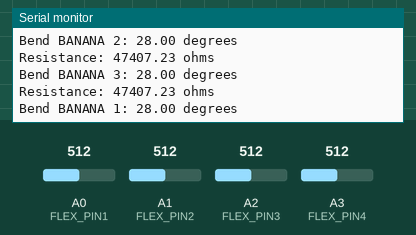
Simulated run of this sketch. Board: Arduino Uno, built with avr-gcc and run on an emulated ATmega328P. Shown: the last lines printed to the serial monitor. The test bench sets the inputs (shaded band); at power-on: A0 (FLEX_PIN1) = 512, A1 (FLEX_PIN2) = 512, A2 (FLEX_PIN3) = 512, A3 (FLEX_PIN4) = 512.

Above: at 5.9 s.
6.0 s: A0 (FLEX_PIN1) set to 716
12.2 s: A1 (FLEX_PIN2) set to 716
18.4 s: A2 (FLEX_PIN3) set to 716
At 21.8 s:
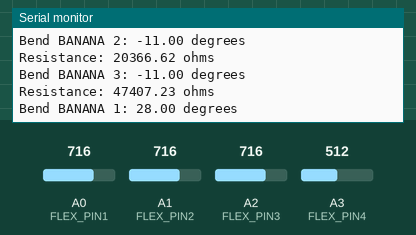
24.6 s: A3 (FLEX_PIN4) set to 716
At 27.5 s:
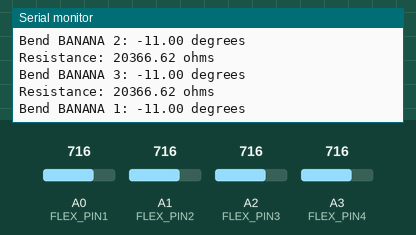
30.8 s: A0 (FLEX_PIN1) set to 992
37.0 s: A1 (FLEX_PIN2) set to 992
Timing chart, 0 to 40.0 s (numbered marks = the images above; inputs shaded):
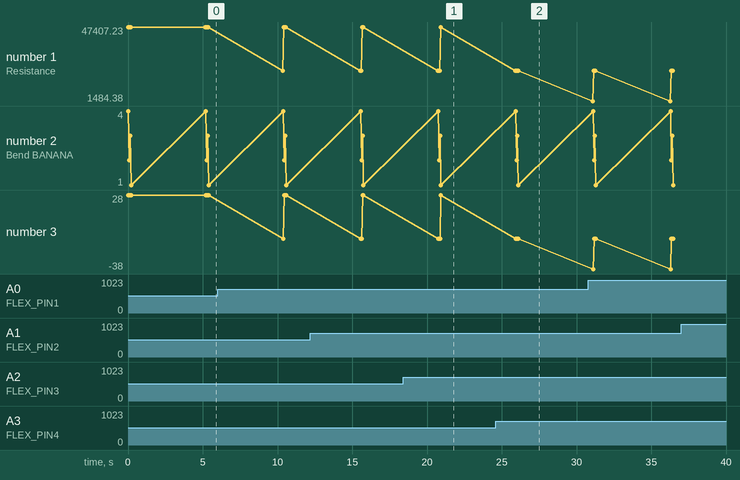

The sketch:

Bend_test.ino
```cpp
//Cody Stoner
// Run this program to figure out the bend and resistance of the bend from the bananas.
// I only use this for getting the resting straight position of the banana.

/******************************************************************************
Flex_Sensor_Example.ino
Example sketch for SparkFun's flex sensors
  (https://www.sparkfun.com/products/10264)
Jim Lindblom @ SparkFun Electronics
April 28, 2016

Development environment specifics:
Arduino 1.6.7
******************************************************************************/
const int FLEX_PIN1 = A0; // Pin connected to voltage divider output
const int FLEX_PIN2 = A1;
const int FLEX_PIN3 = A2;
const int FLEX_PIN4 = A3;
// Measure the voltage at 5V and the actual resistance of your
// 47k resistor, and enter them below:
const float VCC = 4.98; // Measured voltage of Ardunio 5V line
const float R_DIV = 47500.0; // Measured resistance of 3.3k resistor


// Upload the code, then try to adjust these values to more
// accurately calculate bend degree.
const float STRAIGHT_RESISTANCE = 28000.0;
const float BEND_RESISTANCE = 90000.0; // resistance at 90 deg
int note = 0;

void setup()
{
  Serial.begin(9600);
  pinMode(FLEX_PIN1, INPUT);
  pinMode(FLEX_PIN2, INPUT);
  pinMode(FLEX_PIN3, INPUT);
  pinMode(FLEX_PIN4, INPUT);

}

void loop()
{
  // Read the ADC, and calculate voltage and resistance from it
  int flexADC1 = analogRead(FLEX_PIN1);
  int flexADC2 = analogRead(FLEX_PIN2);
  int flexADC3 = analogRead(FLEX_PIN3);
  int flexADC4 = analogRead(FLEX_PIN4);
  float flexV1 = flexADC1 * VCC / 1023.0;
  float flexR1 = R_DIV * (VCC / flexV1 - 1.0);
  Serial.println("Resistance: " + String(flexR1) + " ohms");

  // Use the calculated resistance to estimate the sensor's
  // bend angle:
  float angle1 = map(flexR1, STRAIGHT_RESISTANCE, BEND_RESISTANCE,
                   0, 90.0);
  Serial.println("Bend BANANA 4: " + String(angle1) + " degrees");
  Serial.println();


  float flexV2 = flexADC2 * VCC / 1023.0;
  float flexR2 = R_DIV * (VCC / flexV2 - 1.0);
  Serial.println("Resistance: " + String(flexR2) + " ohms");

  // Use the calculated resistance to estimate the sensor's
  // bend angle:
  float angle2 = map(flexR2, STRAIGHT_RESISTANCE, BEND_RESISTANCE,
                   0, 90.0);
  Serial.println("Bend BANANA 2: " + String(angle2) + " degrees");
  Serial.println();


  float flexV3 = flexADC3 * VCC / 1023.0;
  float flexR3 = R_DIV * (VCC / flexV3 - 1.0);
  Serial.println("Resistance: " + String(flexR3) + " ohms");

  // Use the calculated resistance to estimate the sensor's
  // bend angle:
  float angle3 = map(flexR3, STRAIGHT_RESISTANCE, BEND_RESISTANCE,
                   0, 90.0);
  Serial.println("Bend BANANA 3: " + String(angle3) + " degrees");
  Serial.println();


  float flexV4 = flexADC4 * VCC / 1023.0;
  float flexR4 = R_DIV * (VCC / flexV4 - 1.0);
  Serial.println("Resistance: " + String(flexR4) + " ohms");

  // Use the calculated resistance to estimate the sensor's
  // bend angle:
  float angle4 = map(flexR4, STRAIGHT_RESISTANCE, BEND_RESISTANCE,
                   0, 90.0);
  Serial.println("Bend BANANA 1: " + String(angle4) + " degrees");
  Serial.println();


  delay(5000);
}
```

Measured:
- after the input at 18.4 s, the serial monitor: prints a new line after 2.5 s (image 1)
- after the input at 24.6 s, the serial monitor: prints a new line after 1.5 s (image 2)
